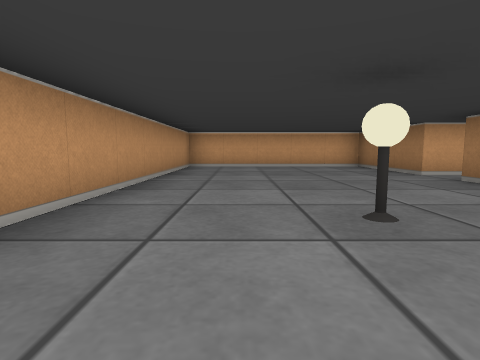
[1] (above)

19 first-person views from a walk through a cub3D level. The camera is about half as high as the walls, tilts 6° down and sees 80° across. The floor is counted in squares. Each view is taken from the middle of a square. On the plan, view 1 faces up. The plan holds only what a view shows up to about 9 squares ahead; the rest is blank.

[2]
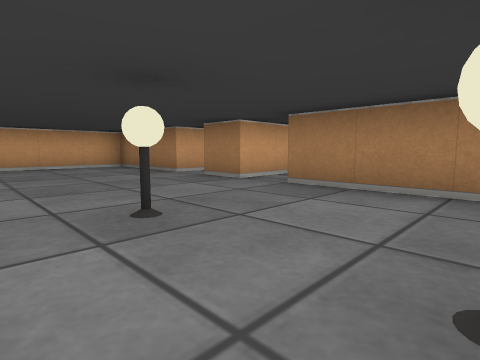

[3]
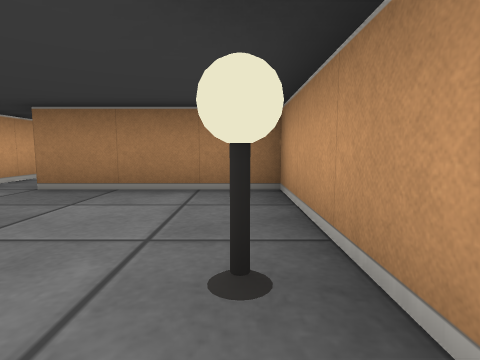

[4]
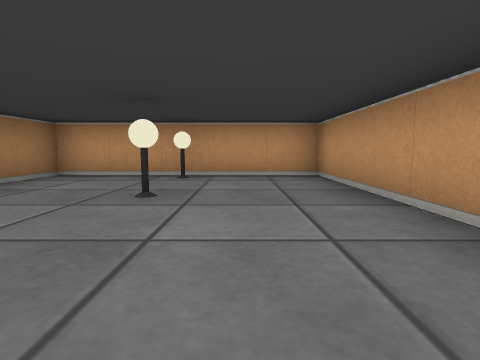

[5]
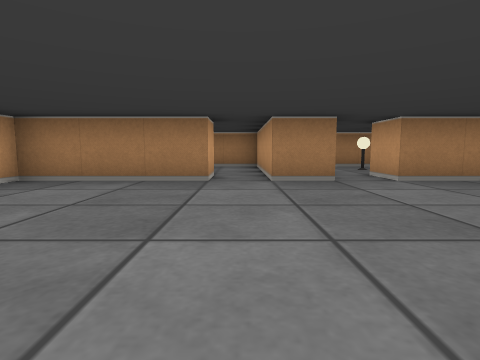

[6]
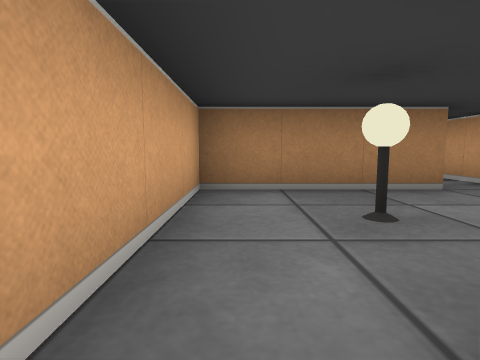

[7]
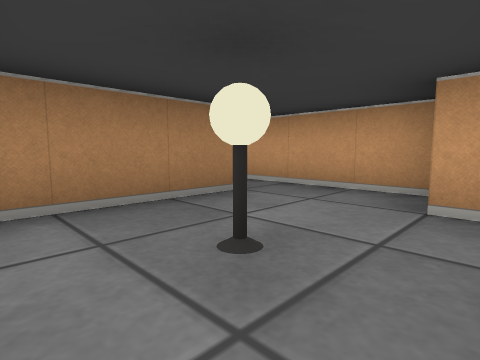

[8]
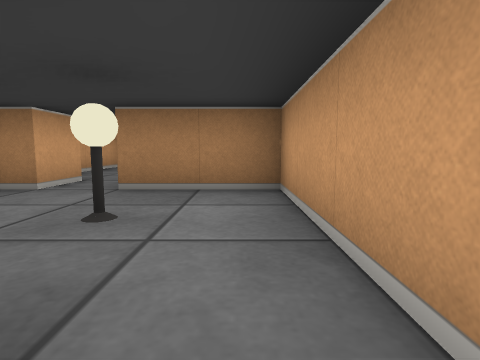

[9]
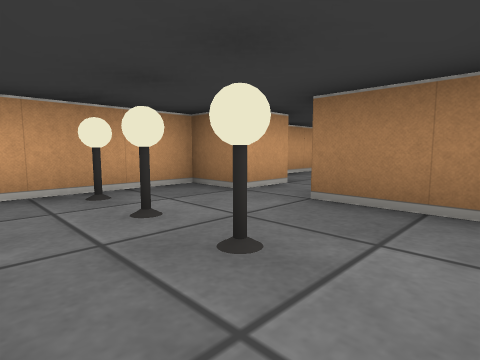

[10]
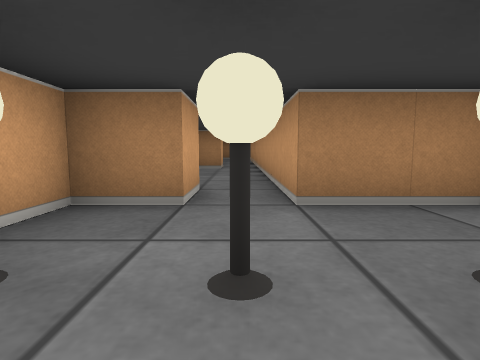

[11]
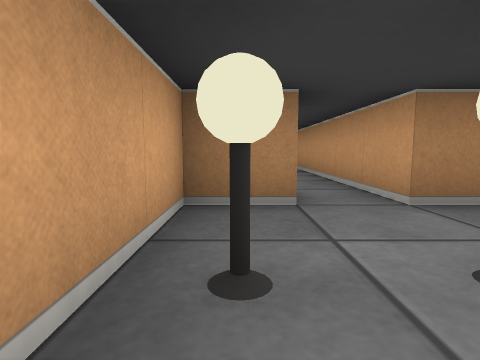

[12]
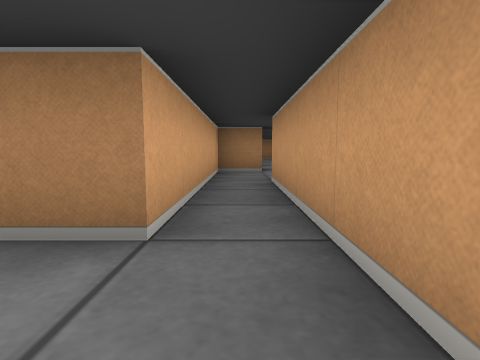

[13]
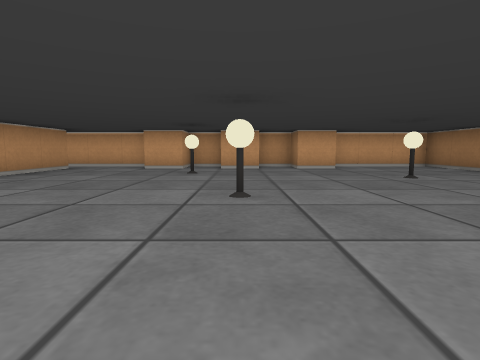

[14]
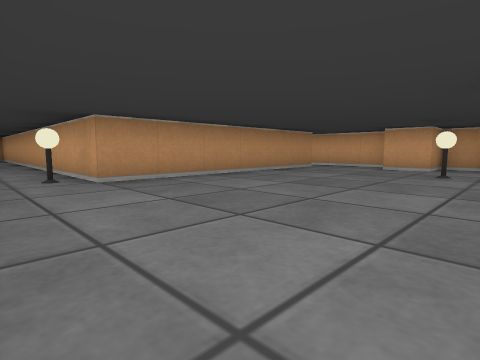

[15]
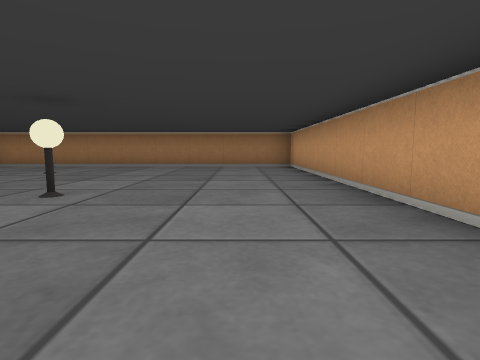

[16]
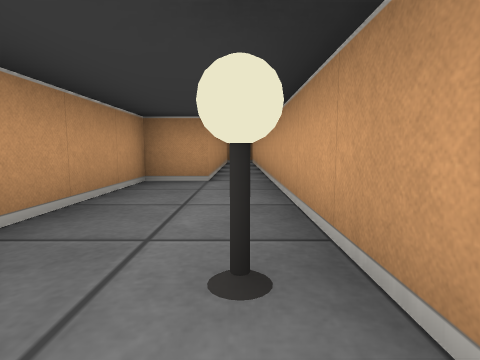

[17]
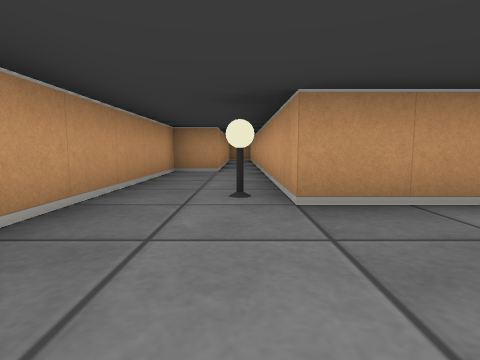

[18]
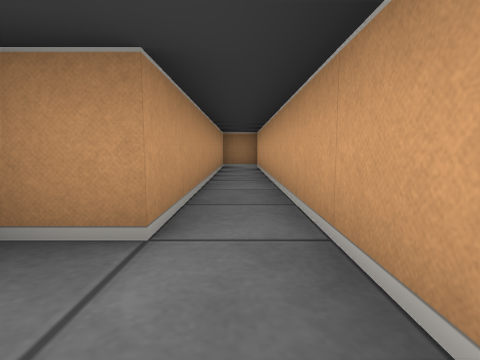

[19]
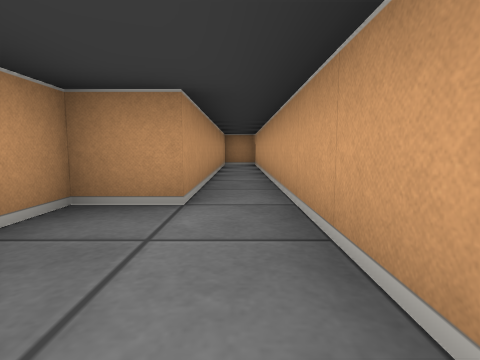

### Floor plan
Points are (right, up) in squares from view 1. A wall is a line through its corners. A room is listed if a view was taken in it or the views show most of it. See-through windows are left out.
Room 1 (views 1, 2, 3, 4, 5, 6)
walls: (3.5, 5.5) (3.5, 8.5) (-1.5, 8.5) (-1.5, -0.5) (3.5, -0.5) (3.5, 2.5) (4.5, 2.5); (4.5, 3.5) (3.5, 3.5) (3.5, 4.5)
ways out: opening at (4, 3) to room 2; opening at (4, 5) to room 3
objects: lamp (1, 0); lamp (1, 2)
Room 2 (views 7, 12)
walls: (5.6, -0.5) (10.5, -0.5); (10.5, 0.5) (7.5, 0.5) (7.5, 3.5) (4.5, 3.5)
ways out: opening at (4, 3) to room 1; opening at (10, 0) to room 4
objects: lamp (6, 2)
Room 3 (views 8, 9, 10, 11)
walls: (4.5, 5.5) (3.5, 5.5); (3.5, 4.5) (7.5, 4.5) (7.5, 6.5) (8.5, 6.5); (8.5, 7.5) (7.5, 7.5) (7.5, 8.5) (5.2, 8.5)
ways out: opening at (4, 5) to room 1; opening at (9, 7) to room 5
objects: lamp (6, 6); lamp (6, 7); lamp (6, 8)
Room 4 (views 13, 14, 15, 16, 17, 18, 19)
walls: (13.8, -8.5) (20.5, -8.5) (20.5, 0.5) (17.8, 0.5); (15.6, -0.5) (14.5, -0.5); (14.5, 0.5) (13.5, 0.5) (13.5, -0.5) (12.5, -0.5) (12.5, 0.5) (10.5, 0.5); (10.5, -0.5) (10.5, -6.5) (-0.5, -6.5) (-0.5, -7.5); (17.6, -0.5) (16.5, -0.5) (16.5, 0.5) (15.5, 0.5); (-0.1, -7.5) (6.5, -7.5) (6.5, -8.5) (11.2, -8.5)
ways out: opening at (10, 0) to room 2
objects: lamp (10, -7); lamp (14, -2); lamp (15, -5); lamp (18, -3)
Room 5 (no view inside)
walls: (12.2, 8.5) (9.9, 8.5); (13.1, 7.5) (12.5, 7.5) (12.5, 8.1); (8.5, 6.5) (14, 6.5)
ways out: opening at (9, 7) to room 3; opening at (13, 7)

Positions as (right, up) in squares from view 1, and headings:
1: (0, 0), facing up
2: (0, 0), facing up-right
3: (0, 0), facing right
4: (0, 5), facing down
5: (-1, 5), facing right
6: (4, 3), facing right
7: (5, 3), facing down-right
8: (4, 5), facing right
9: (5, 5), facing up-right
10: (5, 7), facing right
11: (5, 8), facing right
12: (6, 0), facing right
13: (15, -8), facing up
14: (15, -8), facing up-left
15: (12, -7), facing right
16: (11, -7), facing left
17: (13, -7), facing left
18: (8, -7), facing left
19: (9, -7), facing left
